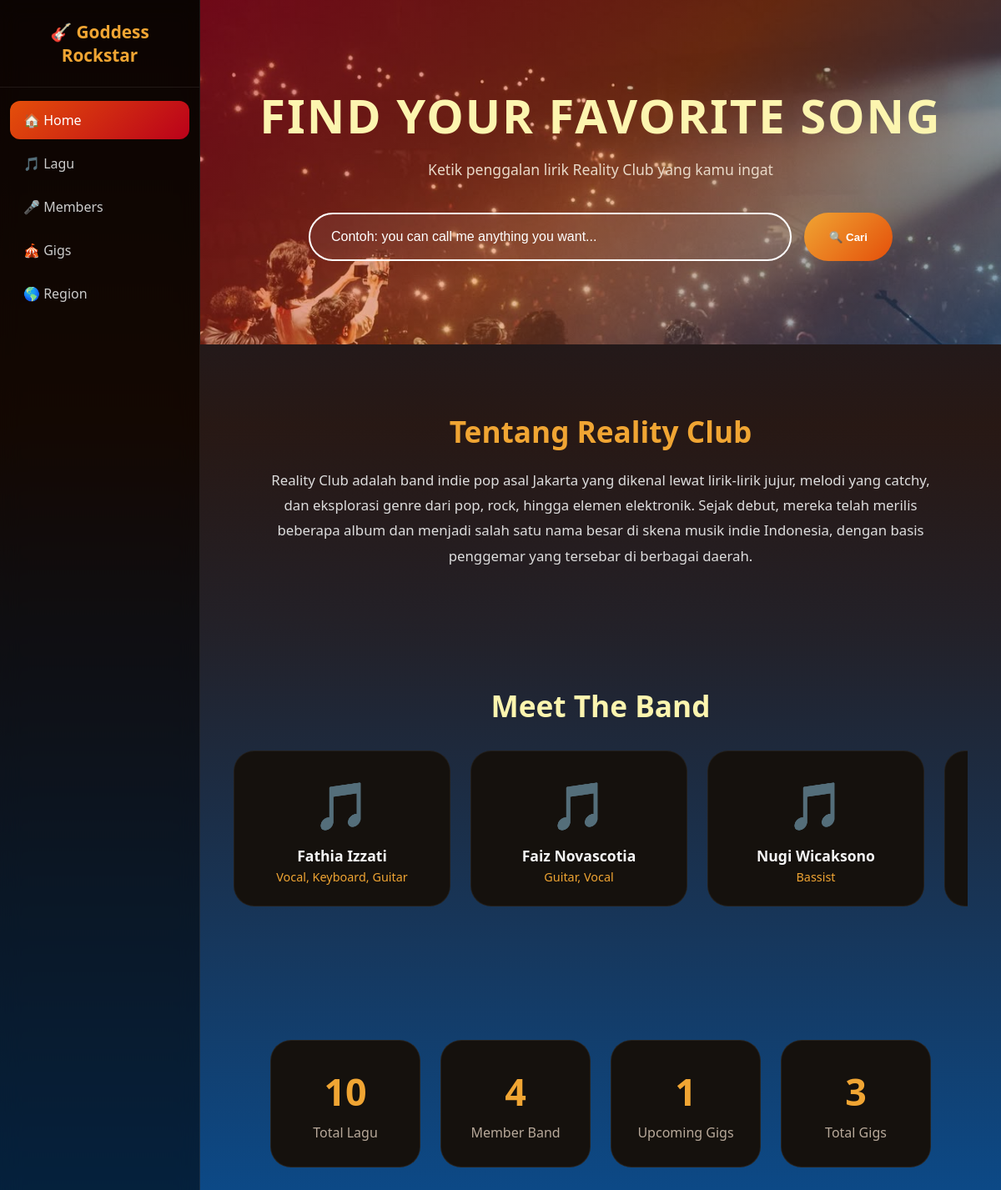
The app's page /, older data.
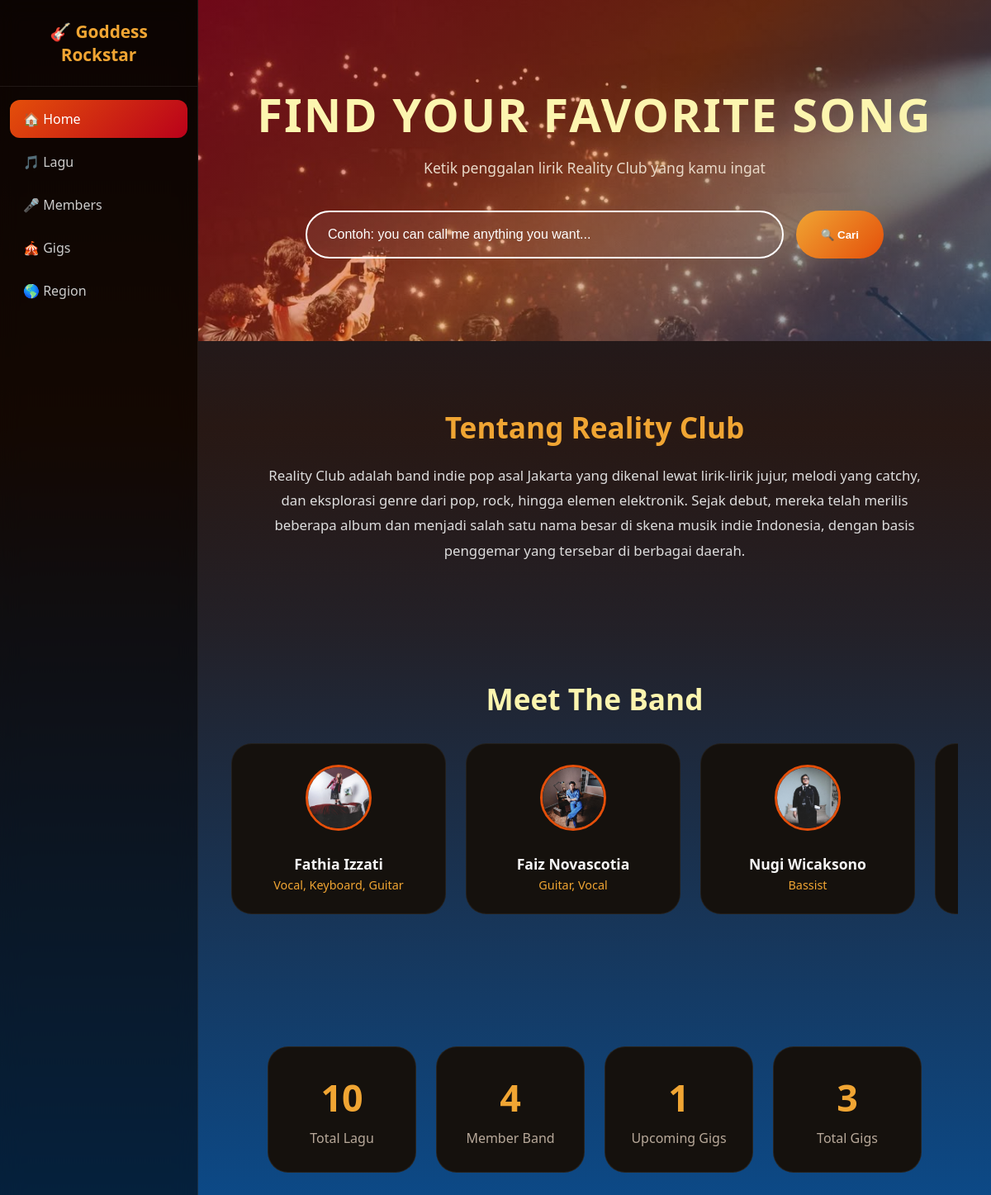
The same page, newer data.
### tables this page shows
CREATE TABLE `members` (
  `id_member` int(11) NOT NULL,
  `nama` varchar(100) NOT NULL,
  `role` varchar(50) NOT NULL,
  `bio` text DEFAULT NULL,
  `foto_url` varchar(255) DEFAULT NULL
);

### index.php (the view, shortened to what this page needs)
<?php include 'koneksi.php'; ?>
<!DOCTYPE html>
<html lang="id">
<head>
    <link rel="stylesheet" href="style.css">
</head>
<body>
<div class="layout">
    <aside class="sidebar">
        <div class="sidebar-brand">🎸 Goddess<br>Rockstar</div>
        <nav class="sidebar-nav">
            <a href="index.php" class="active">🏠 Home</a>
            <a href="lagu.php">🎵 Lagu</a>
            <a href="members.php">🎤 Members</a>
            <a href="gigs.php">🎪 Gigs</a>
            <a href="region.php">🌎 Region</a>
        </nav>
    </aside>
    <main class="main-content">
        <div class="hero">
            <h1>Find Your Favorite Song</h1>
            <p>Ketik penggalan lirik Reality Club yang kamu ingat</p>
            <form method="GET" action="lagu.php" class="search-form">
                <input type="text" name="keyword" placeholder="Contoh: you can call me anything you want...">
                <button type="submit">🔍 Cari</button>
            </form>
        </div>
        <div class="about-band">
            <h2>Tentang Reality Club</h2>
            <p>
                Reality Club adalah band indie pop asal Jakarta yang dikenal lewat lirik-lirik jujur,
                melodi yang catchy, dan eksplorasi genre dari pop, rock, hingga elemen elektronik.
                Sejak debut, mereka telah merilis beberapa album dan menjadi salah satu nama besar
                di skena musik indie Indonesia, dengan basis penggemar yang tersebar di berbagai daerah.
            </p>
        </div>
        <div class="showcase">
    <h2>Meet The Band</h2>
    <div class="showcase-scroll">
        <?php
            $members = mysqli_fetch_all(mysqli_query($conn, "SELECT * FROM members"), MYSQLI_ASSOC);
            foreach ($members as $m):
        ?>
        <div class="showcase-card">
            <div class="showcase-avatar">
                <?php if (!empty($m['foto_url'])): ?>
                    <img src="<?= htmlspecialchars($m['foto_url']) ?>" alt="<?= htmlspecialchars($m['nama']) ?>">
                <?php else: ?>
                    🎵
                <?php endif; ?>
            </div>
            <div class="showcase-name"><?= htmlspecialchars($m['nama']) ?></div>
            <div class="showcase-role"><?= htmlspecialchars($m['role']) ?></div>
        </div>
        <?php endforeach; ?>
    </div>
</div>
        <?php
            $total_lagu    = mysqli_fetch_row(mysqli_query($conn, "SELECT COUNT(*) FROM lagu"))[0];
            $total_member  = mysqli_fetch_row(mysqli_query($conn, "SELECT COUNT(*) FROM members"))[0];
            $total_gigs    = mysqli_fetch_row(mysqli_query($conn, "SELECT COUNT(*) FROM gigs"))[0];
            $upcoming_gigs = mysqli_fetch_row(mysqli_query($conn, "SELECT COUNT(*) FROM gigs WHERE status='upcoming'"))[0];
        ?>
        <div class="stats">
            <div class="stat-card">
                <div class="stat-number"><?= $total_lagu ?></div>
                <div class="stat-label">Total Lagu</div>
            </div>
            <div class="stat-card">
                <div class="stat-number"><?= $total_member ?></div>
                <div class="stat-label">Member Band</div>
            </div>
            <div class="stat-card">
                <div class="stat-number"><?= $upcoming_gigs ?></div>
                <div class="stat-label">Upcoming Gigs</div>
            </div>
            <div class="stat-card">
                <div class="stat-number"><?= $total_gigs ?></div>
                <div class="stat-label">Total Gigs</div>
            </div>
        </div>
    </main>
</div>
</body>
</html>

Row changes from the older to the newer data that the page shows:
changed members "Fathia Izzati": foto_url: picture added; no longer shows "🎵"
changed members "Faiz Novascotia": foto_url: picture added; no longer shows "🎵"
changed members "Nugi Wicaksono": foto_url: picture added; no longer shows "🎵"
